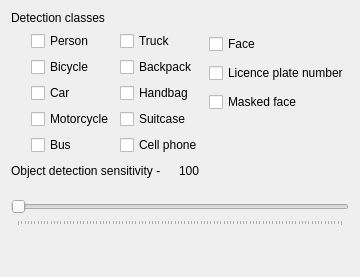
       <widget class="QWidget" name="ObjectDetection">
        <attribute name="title">
         <string>Object Detection</string>
        </attribute>
        <layout class="QVBoxLayout" name="verticalLayout_9">
         <item>
          <widget class="QLabel" name="label_3">
           <property name="text">
            <string>Detection classes</string>
           </property>
          </widget>
         </item>
         <item>
          <layout class="QHBoxLayout" name="horizontalLayout_8">
           <item>
            <spacer name="horizontalSpacer_8">
             <property name="orientation">
              <enum>Qt::Horizontal</enum>
             </property>
             <property name="sizeType">
              <enum>QSizePolicy::Maximum</enum>
             </property>
             <property name="sizeHint" stdset="0">
              <size>
               <width>20</width>
               <height>20</height>
              </size>
             </property>
            </spacer>
           </item>
           <item>
            <layout class="QVBoxLayout" name="detectionClassBox">
             <item>
              <widget class="QCheckBox" name="faceCheck">
               <property name="text">
                <string>Person</string>
               </property>
              </widget>
             </item>
             <item>
              <widget class="QCheckBox" name="maskedFaceCheck">
               <property name="text">
                <string>Bicycle</string>
               </property>
              </widget>
             </item>
             <item>
              <widget class="QCheckBox" name="personCheck">
               <property name="text">
                <string>Car</string>
               </property>
              </widget>
             </item>
             <item>
              <widget class="QCheckBox" name="baggageCheck">
               <property name="text">
                <string>Motorcycle</string>
               </property>
              </widget>
             </item>
             <item>
              <widget class="QCheckBox" name="cellPhoneCheck">
               <property name="text">
                <string>Bus</string>
               </property>
              </widget>
             </item>
            </layout>
           </item>
           <item>
            <layout class="QVBoxLayout" name="verticalLayout_7">
             <item>
              <widget class="QCheckBox" name="bicycleCHeck">
               <property name="text">
                <string>Truck</string>
               </property>
              </widget>
             </item>
             <item>
              <widget class="QCheckBox" name="carCheck">
               <property name="text">
                <string>Backpack</string>
               </property>
              </widget>
             </item>
             <item>
              <widget class="QCheckBox" name="busCheck">
               <property name="text">
                <string>Handbag</string>
               </property>
              </widget>
             </item>
             <item>
              <widget class="QCheckBox" name="motorcycleCheck">
               <property name="text">
                <string>Suitcase</string>
               </property>
              </widget>
             </item>
             <item>
              <widget class="QCheckBox" name="truckCheck">
               <property name="text">
                <string>Cell phone</string>
               </property>
              </widget>
             </item>
            </layout>
           </item>
           <item>
            <layout class="QVBoxLayout" name="verticalLayout_10">
             <item>
              <widget class="QCheckBox" name="face_check">
               <property name="text">
                <string>Face</string>
               </property>
              </widget>
             </item>
             <item>
              <widget class="QCheckBox" name="lpr_check">
               <property name="text">
                <string>Licence plate number</string>
               </property>
              </widget>
             </item>
             <item>
              <widget class="QCheckBox" name="knifeCheck">
               <property name="text">
                <string>Masked face</string>
               </property>
              </widget>
             </item>
             <item>
              <spacer name="verticalSpacer_6">
               <property name="orientation">
                <enum>Qt::Vertical</enum>
               </property>
               <property name="sizeType">
                <enum>QSizePolicy::Minimum</enum>
               </property>
               <property name="sizeHint" stdset="0">
                <size>
                 <width>20</width>
                 <height>40</height>
                </size>
               </property>
              </spacer>
             </item>
            </layout>
           </item>
          </layout>
         </item>
         <item>
          <layout class="QVBoxLayout" name="verticalLayout_8">
           <property name="spacing">
            <number>15</number>
           </property>
           <item>
            <layout class="QHBoxLayout" name="horizontalLayout_9">
             <item>
              <widget class="QLabel" name="label_4">
               <property name="text">
                <string>Object detection sensitivity - </string>
               </property>
              </widget>
             </item>
             <item>
              <widget class="QLabel" name="obDetText">
               <property name="styleSheet">
                <string notr="true"/>
               </property>
               <property name="text">
                <string>100</string>
               </property>
              </widget>
             </item>
             <item>
              <spacer name="horizontalSpacer_9">
               <property name="orientation">
                <enum>Qt::Horizontal</enum>
               </property>
               <property name="sizeHint" stdset="0">
                <size>
                 <width>40</width>
                 <height>20</height>
                </size>
               </property>
              </spacer>
             </item>
            </layout>
           </item>
           <item>
            <widget class="QSlider" name="objectSensitivitySlider">
             <property name="minimumSize">
              <size>
               <width>0</width>
               <height>30</height>
              </size>
             </property>
             <property name="focusPolicy">
              <enum>Qt::StrongFocus</enum>
             </property>
             <property name="orientation">
              <enum>Qt::Horizontal</enum>
             </property>
             <property name="tickPosition">
              <enum>QSlider::TicksBelow</enum>
             </property>
            </widget>
           </item>
          </layout>
         </item>
         <item>
          <spacer name="verticalSpacer_3">
           <property name="orientation">
            <enum>Qt::Vertical</enum>
           </property>
           <property name="sizeType">
            <enum>QSizePolicy::Expanding</enum>
           </property>
           <property name="sizeHint" stdset="0">
            <size>
             <width>20</width>
             <height>40</height>
            </size>
           </property>
          </spacer>
         </item>
        </layout>
       </widget>
